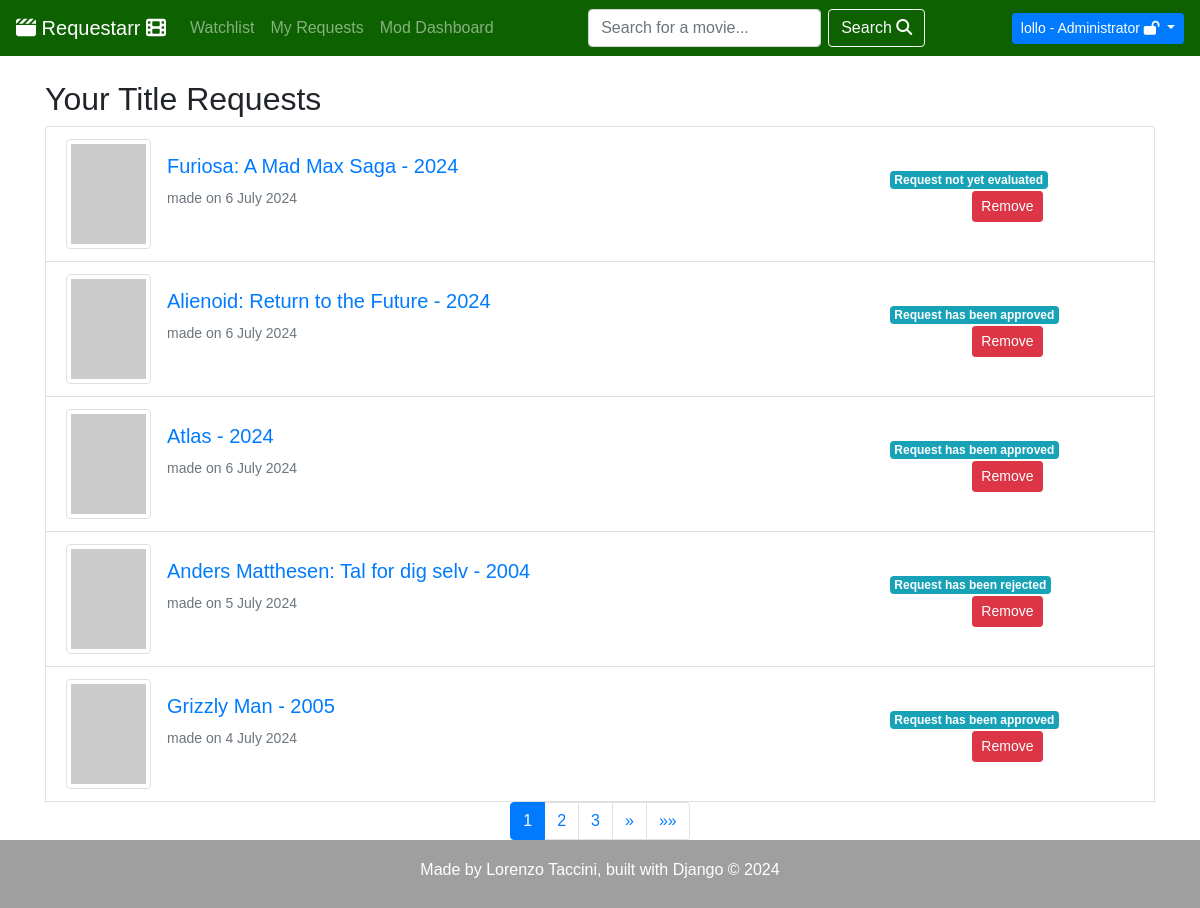
Page /dashboard/myrequests/ (signed in) on the earlier database version.
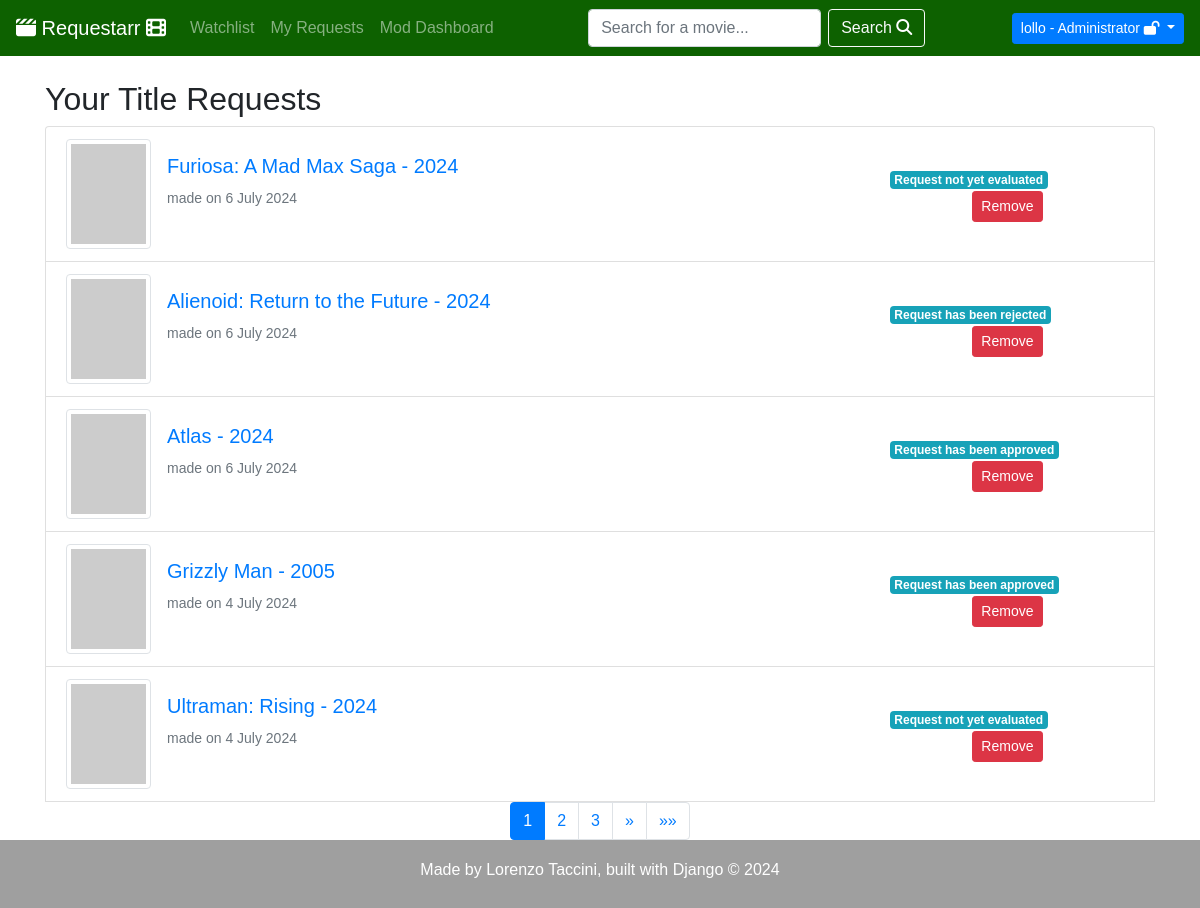
Same page on the later database version.
### movieapp/models.py (models this page shows, shortened)
class Request(models.Model):
    APPROVED = 'approved'
    REJECTED = 'rejected'
    PENDING = 'pending'
    STATUS = [
        (APPROVED, 'Request has been approved'),
        (REJECTED, 'Request has been rejected'),
        (PENDING, 'Request not yet evaluated')
    ]
    profile = models.ForeignKey(Profile, related_name='profile', on_delete=models.CASCADE)
    movie = models.ForeignKey(Movie, related_name='movie_requests', on_delete=models.CASCADE)
    status = models.CharField(choices=STATUS, default=PENDING, max_length=8)
    request_date = models.DateTimeField(auto_now_add=True)
    class Meta:
        ordering = ["-request_date"]
        verbose_name_plural = 'Requests'
        constraints = [
            models.UniqueConstraint(fields=['profile', 'movie'], name='unique_profile_movie_request')
        ]

class Movie(models.Model):
    tmdb_id = models.IntegerField(primary_key=True)  # useful to retrieve data from TMDB APIs
    title = models.CharField(max_length=100)
    year = models.IntegerField(null=True)
    description = models.TextField(max_length=1000)
    genre = models.CharField(max_length=100)
    available = models.BooleanField(default=False)
    @property
    def poster_url(self):
        api_key = '5dbf33ab1210565bba9d880c176bf3d8'
        base_url = f'https://api.themoviedb.org/3/movie/{self.tmdb_id}?api_key={api_key}'
        try:
            response = requests.get(base_url)
            data = response.json()
            if 'poster_path' in data and data['poster_path']:
                poster_path = data['poster_path']
                poster_url = f'https://image.tmdb.org/t/p/w342{poster_path}'
                return poster_url
            else:
                return None
        except requests.exceptions.RequestException as e:
            print('Error in API request:', e)
            return None
    class Meta:
        ordering = ["title"]
        verbose_name_plural = 'Movies'

### userdashboard/views.py (the view)
# urls.py: path('myrequests/', MyRequests.as_view(), name='my_requests'),
class MyRequests(LoginRequiredMixin, ListView):
    model = Request
    template_name = 'my_requests.html'
    context_object_name = 'requests'
    paginate_by = 5
    def get_queryset(self):
        user_profile = get_object_or_404(Profile, user=self.request.user)
        return Request.objects.filter(profile=user_profile).all()

### userdashboard/templates/my_requests.html (shortened to what this page needs)
{% extends 'base.html' %}
{% block content %}
<div class="container mt-4">
    <h2>Your Title Requests</h2>
    <ul class="list-group">
        {% for request in page_obj %}
        <li class="list-group-item">
            <div class="row align-items-center">
                <div class="col-md-9">
                    <div class="d-flex align-items-center">
                        <div class="mr-3">
                            {% if request.movie.poster_url %}
                            <img src="{{ request.movie.poster_url }}" class="img-thumbnail" alt="Poster del film" style="width: 75px; height: 100px;">
                            {% else %}
                            <img src="https://via.placeholder.com/75x100" class="img-thumbnail" alt="Immagine non disponibile">
                            {% endif %}
                        </div>
                        <div>
                            <a href="{% url 'movieapp:movie_detail_nopage' request.movie.pk %}"><h5>{{ request.movie.title }} - {{ request.movie.year }}</h5></a>
                            <small class="text-muted">made on {{ request.request_date|date:"j F Y" }}</small>
                        </div>
                    </div>
                </div>
                <div class="col-md-2 text-md-right mt-3 mt-md-0">
                    <span class="badge badge-info request-status">{{ request.get_status_display }}</span>
                    <button class="btn btn-sm btn-danger request-btn ml-2 remove-request-button" data-request-id="{{ request.id }}" data-movie-id="{{ request.movie.tmdb_id }}" data-action="remove">Remove</button>
                </div>
            </div>
        </li>
        {% empty %}
            <div class="alert alert-success d-flex justify-content-center align-items-center" role="alert">
                <span class="text-center font-weight-bold" style="font-size: 1.5em;">Look's like no one's here...</span>
            </div>
        {% endfor %}
       {% include 'navigation/pagination_buttons.html' %}
    </ul>
</div>
{% endblock %}

Differences in the rows shown:
removed Request: movie "Anders Matthesen: Tal for dig selv", movie.year "2004", request_date "5 July 2024", status "Request has been rejected"
changed Request "Alienoid: Return to the Future": status "Request has been approved" → "Request has been rejected"
now on this page (row unchanged): Request: movie "Ultraman: Rising", movie.year "2024", request_date "4 July 2024", status "Request not yet evaluated"
